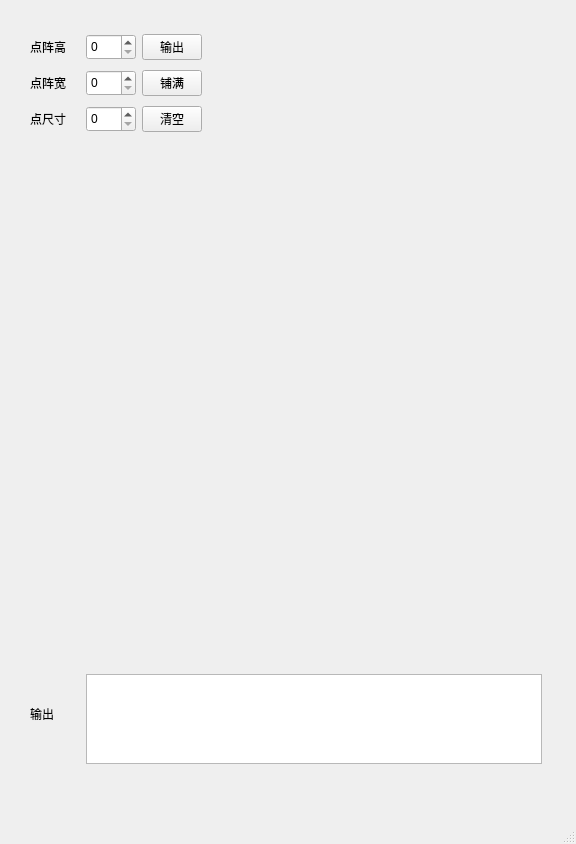
<?xml version="1.0" encoding="UTF-8"?>
<ui version="4.0">
 <class>MainWindow</class>
 <widget class="QMainWindow" name="MainWindow">
  <property name="geometry">
   <rect>
    <x>0</x>
    <y>0</y>
    <width>576</width>
    <height>844</height>
   </rect>
  </property>
  <property name="windowTitle">
   <string>MainWindow</string>
  </property>
  <widget class="QWidget" name="centralwidget">
   <widget class="QWidget" name="gridLayoutWidget">
    <property name="geometry">
     <rect>
      <x>10</x>
      <y>10</y>
      <width>552</width>
      <height>781</height>
     </rect>
    </property>
    <layout class="QGridLayout" name="gridLayout_2">
     <property name="leftMargin">
      <number>20</number>
     </property>
     <property name="topMargin">
      <number>20</number>
     </property>
     <property name="rightMargin">
      <number>20</number>
     </property>
     <property name="bottomMargin">
      <number>20</number>
     </property>
     <item row="4" column="0">
      <widget class="QLabel" name="label_4">
       <property name="enabled">
        <bool>true</bool>
       </property>
       <property name="maximumSize">
        <size>
         <width>50</width>
         <height>30</height>
        </size>
       </property>
       <property name="styleSheet">
        <string notr="true">font: 14pt &quot;黑体&quot;;</string>
       </property>
       <property name="lineWidth">
        <number>1</number>
       </property>
       <property name="text">
        <string>输出</string>
       </property>
      </widget>
     </item>
     <item row="0" column="0">
      <widget class="QLabel" name="label">
       <property name="text">
        <string>点阵高</string>
       </property>
      </widget>
     </item>
     <item row="1" column="1">
      <widget class="QSpinBox" name="matrix_width">
       <property name="maximumSize">
        <size>
         <width>50</width>
         <height>50</height>
        </size>
       </property>
      </widget>
     </item>
     <item row="1" column="0">
      <widget class="QLabel" name="label_2">
       <property name="text">
        <string>点阵宽</string>
       </property>
      </widget>
     </item>
     <item row="3" column="0" colspan="4">
      <widget class="QWidget" name="matrix" native="true">
       <property name="minimumSize">
        <size>
         <width>512</width>
         <height>512</height>
        </size>
       </property>
       <property name="maximumSize">
        <size>
         <width>512</width>
         <height>512</height>
        </size>
       </property>
      </widget>
     </item>
     <item row="2" column="1">
      <widget class="QSpinBox" name="pix_size">
       <property name="maximumSize">
        <size>
         <width>50</width>
         <height>50</height>
        </size>
       </property>
      </widget>
     </item>
     <item row="2" column="2">
      <widget class="QPushButton" name="clean">
       <property name="maximumSize">
        <size>
         <width>60</width>
         <height>16777215</height>
        </size>
       </property>
       <property name="text">
        <string>清空</string>
       </property>
      </widget>
     </item>
     <item row="2" column="0">
      <widget class="QLabel" name="label_3">
       <property name="text">
        <string>点尺寸</string>
       </property>
      </widget>
     </item>
     <item row="0" column="1">
      <widget class="QSpinBox" name="matrix_height">
       <property name="maximumSize">
        <size>
         <width>50</width>
         <height>50</height>
        </size>
       </property>
      </widget>
     </item>
     <item row="0" column="2">
      <widget class="QPushButton" name="output">
       <property name="maximumSize">
        <size>
         <width>60</width>
         <height>16777215</height>
        </size>
       </property>
       <property name="text">
        <string>输出</string>
       </property>
      </widget>
     </item>
     <item row="1" column="2">
      <widget class="QPushButton" name="fill">
       <property name="maximumSize">
        <size>
         <width>60</width>
         <height>16777215</height>
        </size>
       </property>
       <property name="text">
        <string>铺满</string>
       </property>
      </widget>
     </item>
     <item row="4" column="1" colspan="3">
      <widget class="QTextBrowser" name="output_area">
       <property name="maximumSize">
        <size>
         <width>16777215</width>
         <height>100</height>
        </size>
       </property>
       <property name="styleSheet">
        <string notr="true">font: 12pt &quot;Consolas&quot;;
margin-top: 10px;</string>
       </property>
      </widget>
     </item>
    </layout>
   </widget>
  </widget>
  <widget class="QMenuBar" name="menubar">
   <property name="geometry">
    <rect>
     <x>0</x>
     <y>0</y>
     <width>576</width>
     <height>23</height>
    </rect>
   </property>
  </widget>
  <widget class="QStatusBar" name="statusbar"/>
 </widget>
 <resources/>
 <connections/>
</ui>
